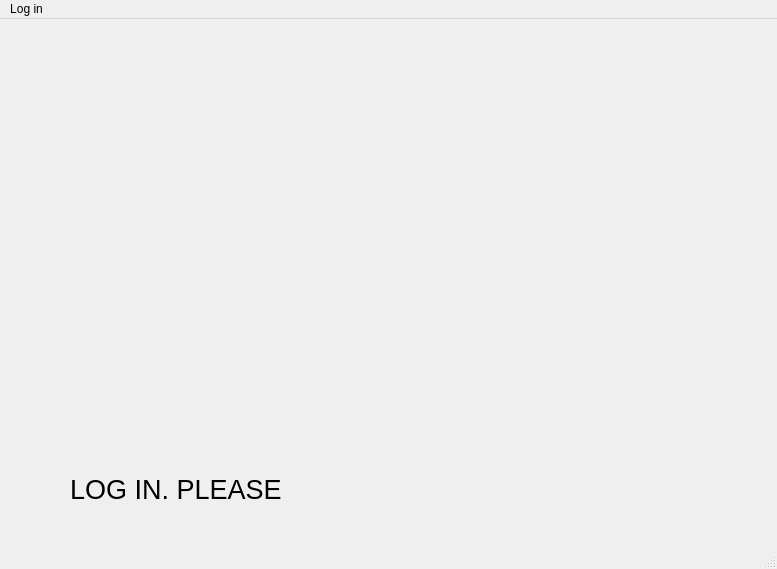
<?xml version="1.0" encoding="UTF-8"?>
<ui version="4.0">
 <class>MainWindow</class>
 <widget class="QMainWindow" name="MainWindow">
  <property name="geometry">
   <rect>
    <x>0</x>
    <y>0</y>
    <width>777</width>
    <height>569</height>
   </rect>
  </property>
  <property name="windowTitle">
   <string>MainWindow</string>
  </property>
  <widget class="QWidget" name="centralwidget">
   <widget class="QLabel" name="label2">
    <property name="geometry">
     <rect>
      <x>70</x>
      <y>440</y>
      <width>291</width>
      <height>61</height>
     </rect>
    </property>
    <property name="font">
     <font>
      <pointsize>20</pointsize>
     </font>
    </property>
    <property name="text">
     <string>LOG IN. PLEASE</string>
    </property>
   </widget>
   <widget class="QLabel" name="policemen_picture">
    <property name="geometry">
     <rect>
      <x>300</x>
      <y>40</y>
      <width>401</width>
      <height>431</height>
     </rect>
    </property>
    <property name="text">
     <string/>
    </property>
    <property name="pixmap">
     <pixmap>logos/policeman.png</pixmap>
    </property>
    <property name="scaledContents">
     <bool>true</bool>
    </property>
   </widget>
  </widget>
  <widget class="QMenuBar" name="menubar">
   <property name="geometry">
    <rect>
     <x>0</x>
     <y>0</y>
     <width>777</width>
     <height>21</height>
    </rect>
   </property>
   <widget class="QMenu" name="menuLog_in">
    <property name="title">
     <string>Log in</string>
    </property>
    <addaction name="separator"/>
    <addaction name="log_as_admin"/>
    <addaction name="log_as_ticketsman"/>
    <addaction name="log_as_driver"/>
   </widget>
   <addaction name="menuLog_in"/>
  </widget>
  <widget class="QStatusBar" name="statusbar"/>
  <action name="log_as_admin">
   <property name="text">
    <string>Log as Admin</string>
   </property>
  </action>
  <action name="log_as_ticketsman">
   <property name="text">
    <string>Log as Ticketsman</string>
   </property>
  </action>
  <action name="log_as_driver">
   <property name="text">
    <string>Log as Driver</string>
   </property>
  </action>
 </widget>
 <resources/>
 <connections/>
</ui>
